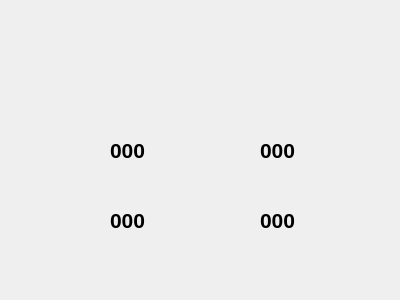
<?xml version="1.0" encoding="UTF-8"?>
<ui version="4.0">
 <class>Dialog</class>
 <widget class="QDialog" name="Dialog">
  <property name="geometry">
   <rect>
    <x>0</x>
    <y>0</y>
    <width>400</width>
    <height>300</height>
   </rect>
  </property>
  <property name="windowTitle">
   <string>Dialog</string>
  </property>
  <widget class="QLabel" name="PulseLbl">
   <property name="geometry">
    <rect>
     <x>110</x>
     <y>120</y>
     <width>81</width>
     <height>61</height>
    </rect>
   </property>
   <property name="text">
    <string>&lt;html&gt;&lt;head/&gt;&lt;body&gt;&lt;p&gt;&lt;span style=&quot; font-size:16pt; font-weight:600;&quot;&gt;000&lt;/span&gt;&lt;/p&gt;&lt;/body&gt;&lt;/html&gt;</string>
   </property>
  </widget>
  <widget class="QLabel" name="SPO2Lbl">
   <property name="geometry">
    <rect>
     <x>110</x>
     <y>190</y>
     <width>81</width>
     <height>61</height>
    </rect>
   </property>
   <property name="text">
    <string>&lt;html&gt;&lt;head/&gt;&lt;body&gt;&lt;p&gt;&lt;span style=&quot; font-size:16pt; font-weight:600;&quot;&gt;000&lt;/span&gt;&lt;/p&gt;&lt;/body&gt;&lt;/html&gt;</string>
   </property>
  </widget>
  <widget class="QLabel" name="Temp1Lbl">
   <property name="geometry">
    <rect>
     <x>260</x>
     <y>120</y>
     <width>81</width>
     <height>61</height>
    </rect>
   </property>
   <property name="text">
    <string>&lt;html&gt;&lt;head/&gt;&lt;body&gt;&lt;p&gt;&lt;span style=&quot; font-size:16pt; font-weight:600;&quot;&gt;000&lt;/span&gt;&lt;/p&gt;&lt;/body&gt;&lt;/html&gt;</string>
   </property>
  </widget>
  <widget class="QLabel" name="Temp2Lbl">
   <property name="geometry">
    <rect>
     <x>260</x>
     <y>190</y>
     <width>81</width>
     <height>61</height>
    </rect>
   </property>
   <property name="text">
    <string>&lt;html&gt;&lt;head/&gt;&lt;body&gt;&lt;p&gt;&lt;span style=&quot; font-size:16pt; font-weight:600;&quot;&gt;000&lt;/span&gt;&lt;/p&gt;&lt;/body&gt;&lt;/html&gt;</string>
   </property>
  </widget>
 </widget>
 <resources/>
 <connections/>
</ui>
